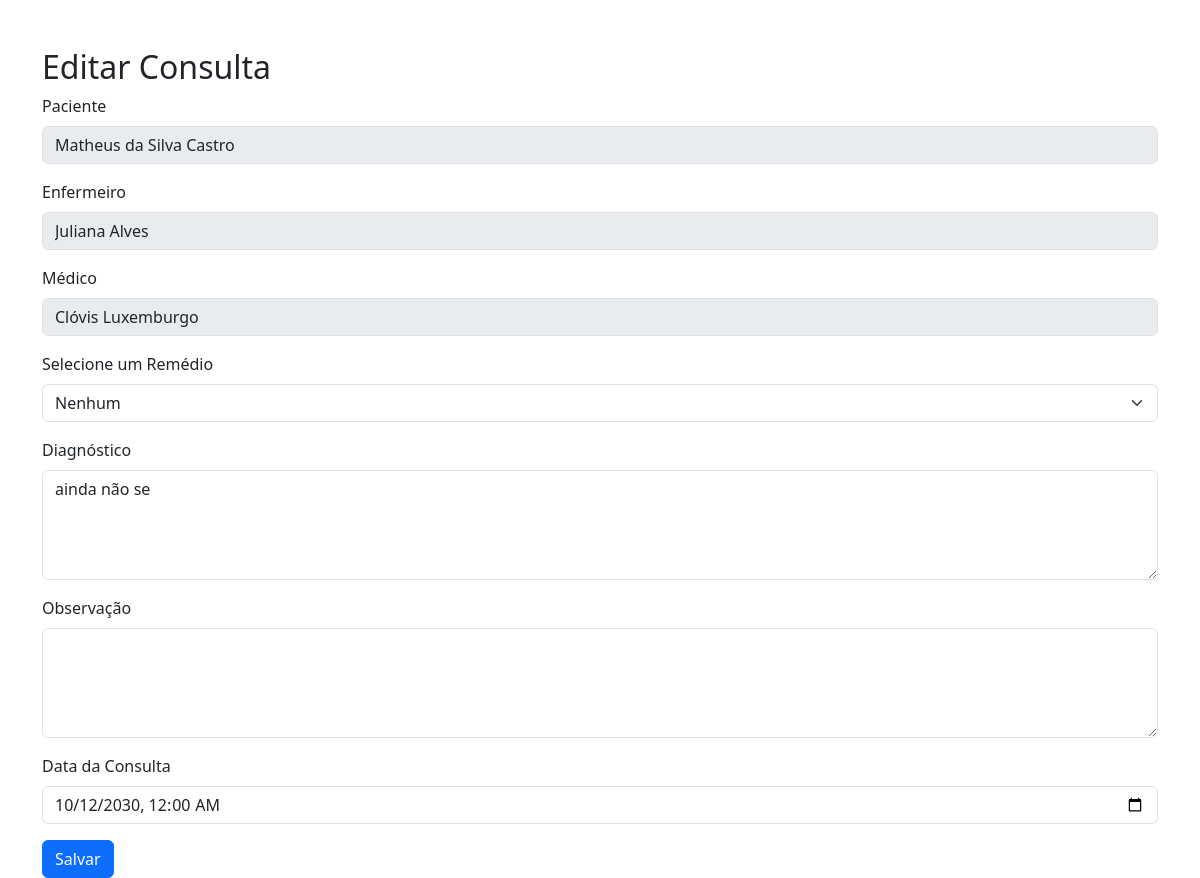
Screenshot of /editar_consulta_medico/3/ with the database file from the repository.
### app1/models.py (models this page shows, shortened)
class Consulta(models.Model):
    estagio_consulta = models.CharField(max_length=12, choices=[('Agendada', 'Agendada'), ('Concluída', 'Concluída')], default='agendada')
    id_paciente = models.ForeignKey(Paciente, on_delete=models.PROTECT)
    id_enfermeiro = models.ForeignKey(Enfermeiro, on_delete=models.PROTECT)
    id_medico = models.ForeignKey(Médico, on_delete=models.PROTECT)
    id_medicação = models.ForeignKey(Remédio, on_delete=models.PROTECT, blank=True, null=True)
    sintoma = models.CharField(max_length=100, blank=False)
    data_consulta = models.DateTimeField()
    observacao = models.TextField(blank=True)
    diagnostico = models.TextField()

class Paciente(models.Model):
    class Situacao(models.TextChoices):
        ESTAVEL = 'Estável', 'Estável'
        MODERADO = 'Moderado', 'Moderado'
        GRAVE = 'Grave', 'Grave'
        CRÍTICO = 'Crítico', 'Crítico'
    class EstagioAtendimento(models.TextChoices):
        TRIAGEM = 'Triagem', 'Triagem'
        CONSULTA = 'Em Consulta', 'Em Consulta'
        ALTA = 'Alta', 'Alta'
    user = models.OneToOneField(User, on_delete=models.CASCADE, null=True, blank=True)
    nome = models.CharField(max_length=100, blank=False)
    sintoma = models.CharField(max_length=300, blank=False)
    situacao = models.CharField(max_length=12, choices=Situacao.choices, default=Situacao.ESTAVEL, blank=False)
    estado_consulta = models.CharField(max_length=12, choices=EstagioAtendimento.choices, default=EstagioAtendimento.TRIAGEM, blank=False)
    cpf = models.CharField(max_length=14, blank=False)
    data_nascimento = models.DateField(blank=False)
    endereco = models.CharField(max_length=250, blank=False)
    telefone = models.CharField(max_length=10, blank=False)
    telefone_familiar = models.CharField(max_length=10, blank=False)
    class Meta:
        constraints = [
            models.UniqueConstraint(fields=['cpf'], name='unique_paciente_cpf')
        ]

class Enfermeiro(models.Model):
    TURNO = [
        ('Manhã', 'Manhã'),
        ('Tarde', 'Tarde'),
        ('Noite', 'Noite'),
        ('Flexível', 'Flexível'),
    ]
    GENERO = [
        ('Feminino', 'Feminino'),
        ('Masculino', 'Masculino'),
        ('Outro', 'Outro'),
    ]
    nome = models.CharField(max_length=100, blank=False)
    cpf = models.CharField(max_length=11, blank=False)
    disponibilidade = models.BooleanField(default=True)
    contratada = models.BooleanField(default=True)
    endereco = models.CharField(max_length=250, blank=False)
    telefone = models.CharField(max_length=10, blank=False)
    data_nascimento = models.DateField(blank=False)
    data_contratacao = models.DateTimeField(blank=False)
    email = models.EmailField(max_length=150, blank=True, null=True)
    genero = models.CharField(max_length=9, choices=GENERO, blank=True, null=True)
    salario = models.DecimalField(max_digits=10, decimal_places=2, blank=True, null=True)
    turno = models.CharField(max_length=8, choices=TURNO, blank=True, null=True)

class Médico(models.Model):
    GENERO = [
        ('Feminino', 'Feminino'),
        ('Masculino', 'Masculino'),
        ('Outro', 'Outro'),
    ]
    ESPECIALIZACAO = [
        ('Clínica Geral', 'Clínica Geral'),
        ('Pediatria', 'Pediatria'),
        ('Ginecologia', 'Ginecologia'),
        ('Cardiologia', 'Cardiologia'),
        ('Ortopedia', 'Ortopedia'),
    ]
    TURNO = [
        ('Manhã', 'Manhã'),
        ('Tarde', 'Tarde'),
        ('Noite', 'Noite'),
        ('Flexível', 'Flexível'),
    ]
    nome = models.CharField(max_length=100, blank=False)
    cpf = models.CharField(max_length=11, blank=False)
    especializacao = models.CharField(max_length=50, choices=ESPECIALIZACAO, blank=False)
    disponibilidade = models.BooleanField(default=True)
    contratada = models.BooleanField(default=True)
    data_nascimento = models.DateField(blank=False)
    endereco = models.CharField(max_length=250, blank=False)
    telefone = models.CharField(max_length=10, blank=False)
    email = models.EmailField(max_length=150, blank=True, null=True)
    genero = models.CharField(max_length=9, choices=GENERO, blank=True, null=True)
    salario = models.DecimalField(max_digits=10, decimal_places=2, blank=True, null=True)
    turno = models.CharField(max_length=8, choices=TURNO, blank=True, null=True)
    data_contratacao = models.DateTimeField(blank=False)

### app1/views.py (the view, shortened to what this page needs)
# urls.py: path('editar_consulta_medico/<int:id>/', editar_consulta_medico, name='editar_consulta_medico'),
def editar_consulta_medico(request, id):
    consulta = get_object_or_404(Consulta, id=id)
    remedios = Remédio.objects.all()
    return render(request, 'medico/consultas/editar_consulta_medico.html', {
        'consulta': consulta,
        'remedios': remedios
    })

### app1/templates/medico/consultas/editar_consulta_medico.html (shortened to what this page needs)
<!DOCTYPE html>
<html lang="pt-BR">
<head>
    <link href="https://cdn.jsdelivr.net/npm/bootstrap@5.3.0/dist/css/bootstrap.min.css" rel="stylesheet">
</head>
<body>
    <div class="container mt-5">
        <h2>Editar Consulta</h2>
        <form method="POST">
            <div class="mb-3">
                <label for="paciente" class="form-label">Paciente</label>
                <input type="text" class="form-control" id="paciente" value="{{ consulta.id_paciente.nome }}" disabled>
            </div>
            <div class="mb-3">
                <label for="enfermeiro" class="form-label">Enfermeiro</label>
                <input type="text" class="form-control" id="enfermeiro" value="{{ consulta.id_enfermeiro.nome }}" disabled>
            </div>
            <div class="mb-3">
                <label for="medico" class="form-label">Médico</label>
                <input type="text" class="form-control" id="medico" value="{{ consulta.id_medico.nome }}" disabled>
            </div>
            <div class="mb-3">
                <label for="medicamento" class="form-label">Selecione um Remédio</label>
                <select class="form-select" id="medicamento" name="medicamento">
                    <option value="">Nenhum</option>
                </select>
            </div>
            <div class="mb-3">
                <label for="diagnostico" class="form-label">Diagnóstico</label>
                <textarea class="form-control" id="diagnostico" name="diagnostico" rows="4">{{ consulta.diagnostico }}</textarea>
            </div>
            <div class="mb-3">
                <label for="observacao" class="form-label">Observação</label>
                <textarea class="form-control" id="observacao" name="observacao" rows="4">{{ consulta.observacao }}</textarea>
            </div>
            <div class="mb-3">
                <label for="data_consulta" class="form-label">Data da Consulta</label>
                <input type="datetime-local" class="form-control" id="data_consulta" name="data_consulta" value="{{ consulta.data_consulta|date:'Y-m-d\TH:i' }}">
            </div>
            <button type="submit" class="btn btn-primary">Salvar</button>
        </form>
    </div>
</body>
</html>

### rows the page displays
Consulta: id_paciente.nome "Matheus da Silva Castro", id_enfermeiro.nome "Juliana Alves", id_medico.nome "Clóvis Luxemburgo", diagnostico "ainda não se", data_consulta "10/12/2030 00:00"
